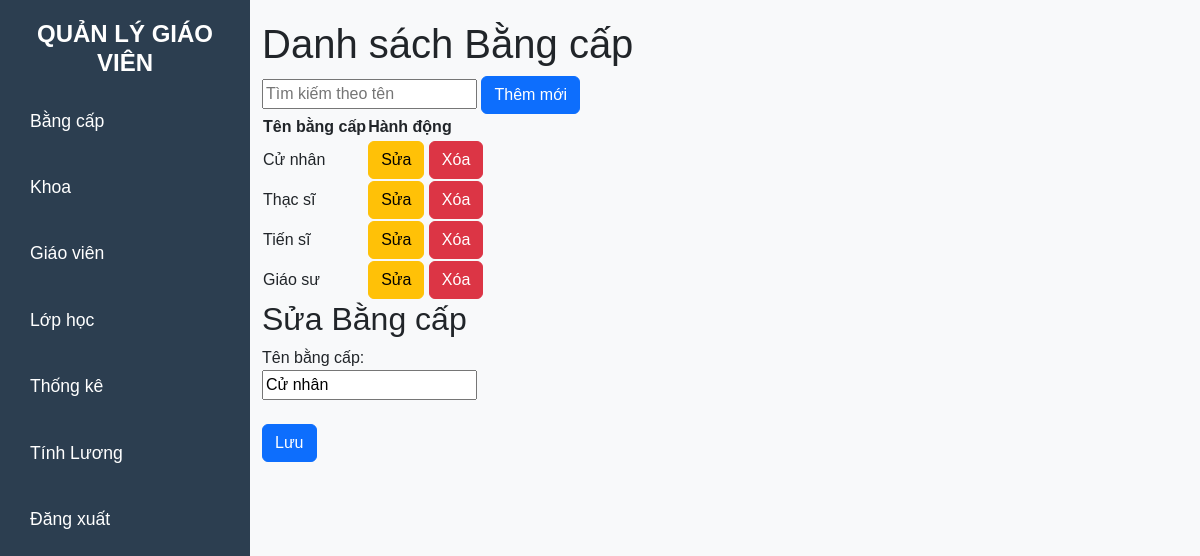
The app's page /degree/edit/1 (signed in) with its own data.
### src/models.py (models this page shows)
class Degree(db.Model):
    id = db.Column(db.Integer, primary_key=True)
    name = db.Column(db.String(100), nullable=False)

### src/routes.py (the view)
    @app.route('/degree/edit/<int:id>', methods=['GET', 'POST'])
    def edit_degree(id):
        if 'user_id' not in session:
            return redirect(url_for('login'))
        degree = Degree.query.get_or_404(id)
        if request.method == 'POST':
            degree.name = request.form['name']
            db.session.commit()
            flash("Sửa bằng cấp thành công", "success")
            return redirect(url_for('degree'))
        return render_template('degree.html', degrees=Degree.query.all(), edit_degree=degree)

### src/templates/degree.html
{% extends "base.html" %}
{% block content %}
<h1>Danh sách Bằng cấp</h1>
<div class="search-bar">
    <input type="text" placeholder="Tìm kiếm theo tên">
    <button class="btn btn-primary">Thêm mới</button>
</div>
<table>
    <thead>
        <tr>
            <th>Tên bằng cấp</th>
            <th>Hành động</th>
        </tr>
    </thead>
    <tbody>
        {% for degree in degrees %}
        <tr>
            <td>{{ degree.name }}</td>
            <td>
                <a href="{{ url_for('edit_degree', id=degree.id) }}" class="btn btn-warning">Sửa</a>
                <a href="{{ url_for('delete_degree', id=degree.id) }}" class="btn btn-danger">Xóa</a>
            </td>
        </tr>
        {% endfor %}
    </tbody>
</table>
{% if edit_degree %}
<h2>Sửa Bằng cấp</h2>
{% else %}
<h2>Thêm Bằng cấp</h2>
{% endif %}
<form method="POST" action="{{ url_for('degree') if not edit_degree else url_for('edit_degree', id=edit_degree.id) }}">
    <label for="name">Tên bằng cấp:</label><br>
    <input type="text" id="name" name="name" value="{{ edit_degree.name if edit_degree else '' }}" required><br><br>
    <button type="submit" class="btn btn-primary">Lưu</button>
</form>
{% endblock %}

### src/static/style.css (style rules this page uses)
body { background-color: #f8f9fa; margin: 0; font-family: 'Arial', sans-serif; }

### records on screen
Degree: name "Cử nhân"
Degree: name "Thạc sĩ"
Degree: name "Tiến sĩ"
Degree: name "Giáo sư"
